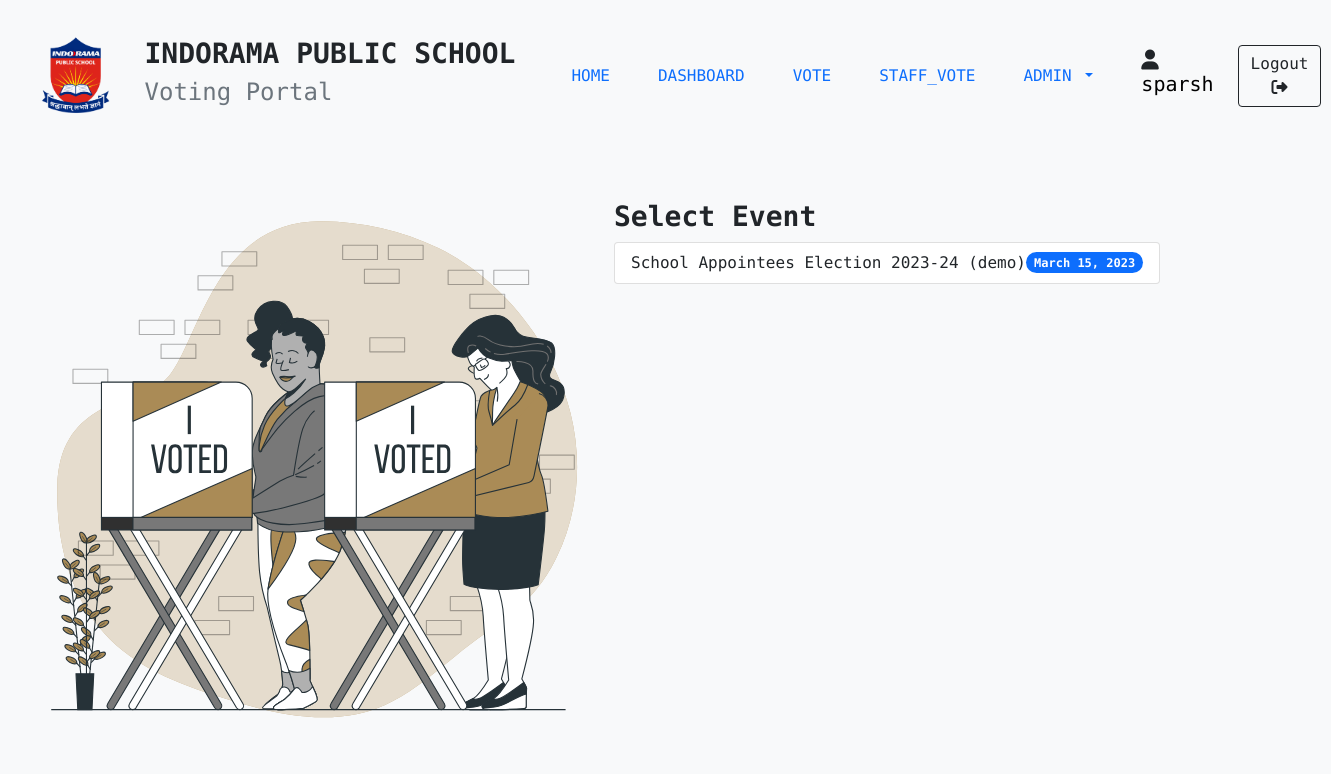
The app's page /vote/ (signed in) with its own data.
### apps/vote/models.py (models this page shows, shortened)
class Event(models.Model):
    EventID = models.AutoField(primary_key=True)
    Date = models.DateField()
    EventName = models.TextField()

### apps/vote/views.py (the view)
# urls.py: path("", index),
@login_required(login_url="/login")
def index(request):
    if request.user.is_staff and not request.user.is_superuser:
        return HttpResponse(
            """<h3 style="text-align: center;">403 Forbidden</h3>
            <h4 style="text-align: center;">Only class teachers have access to voting page.</h4>"""
        )
    events = Event.objects.all()
    params = {
        "events": events
    }
    return render(request, "vote/vote.html", params)

### templates/vote/vote.html (shortened to what this page needs)
{% extends 'bases/base.html' %}
{% load static %}
{% block stylesheets %}
<link rel="stylesheet" href="{% static 'css/form.css' %}">
{% endblock stylesheets %}
{% block content %}
<div class="page">
    <div class="container" style="margin: 0;">
        <div class="row">
            <div class="col form__image">
                <div class="form__image--container">
                    <img src="{% static 'images/Voting-bro.svg' %}" alt="voting illustration">
                </div>
            </div>
            <div class="col">
                <label for="event_name" class="form-label h3 fw-bold">Select Event</label>
                <div class="list-group">
                    {% for event in events %}
                        <a href="/vote/{{ event.EventName }}" class="list-group-item list-group-item-action d-flex justify-content-between align-items-center" aria-current="true">
                          <span>{{ event.EventName }}</span>
                          <span class="badge bg-primary rounded-pill">{{ event.Date }}</span>
                        </a>
                    {% endfor %}
                </div>
            </div>
        </div>
    </div>
</div>
{% endblock content %}

### templates/includes/navbar.html (shortened to what this page needs)
{% load static %}
<nav class="navbar navbar-expand-lg bg-light">
  <div class="container-fluid px-4 py-3">
    <div class="navbar-brand d-flex align-items-center">
      <a href="/"><img src="{% static 'images/logo(3).png' %}" alt="logo" srcset="" style="height: 5rem;"></a>
      <div class="mx-3">
        <h3 class="fw-bold">INDORAMA PUBLIC SCHOOL</h3>
        <h4 class="text-muted">Voting Portal</h4>
      </div>
    </div>
    <div class="collapse navbar-collapse" id="navbarSupportedContent">
      <ul class="navbar-nav ms-auto mb-2 mb-lg-0">
        <li class="nav-item mx-3">
          <a class="nav-link" href="/">HOME</a>
        </li>
        <li class="nav-item mx-3">
          <a class="nav-link" href="/dashboard">DASHBOARD</a>
        </li>
        <li class="nav-item mx-3">
          <a class="nav-link {% if request.user.is_staff and not request.user.is_superuser %}disabled{% endif %}" href="/vote/">VOTE</a>
        </li>
        <li class="nav-item mx-3">
          <a class="nav-link {% if request.user.is_staff and not request.user.is_superuser %}disabled{% endif %}" href="/staff_vote/">STAFF_VOTE</a>
        </li>
        <li class="nav-item dropdown mx-3">
          <a class="nav-link dropdown-toggle" href="#" id="navbarDropdown" role="button" data-bs-toggle="dropdown" aria-expanded="false">
            ADMIN
          </a>
        </li>
      </ul>
      <div class="user-name d-flex mx-4 my-4">
        <h5><i class="fa-solid fa-user"></i> <a href="/dashboard", style="text-decoration: none; color: black;">{{ user }}</a></h5>
      </div>
      </div>
        <a href="{% url 'logout' %}" class="btn btn-outline-dark">Logout <i class="fa-solid fa-right-from-bracket"></i></a>
      </div>
</nav>

### static/css/global.css (style rules this page uses)
.page { padding: 3rem 2rem; }

### static/css/form.css (style rules this page uses)
.form__image--container { position: sticky; top: 5rem; }

### records on screen
Event: EventName "School Appointees Election 2023-24 (demo)", Date "March 15, 2023"

### other values on screen
{{ user }} "sparsh"
